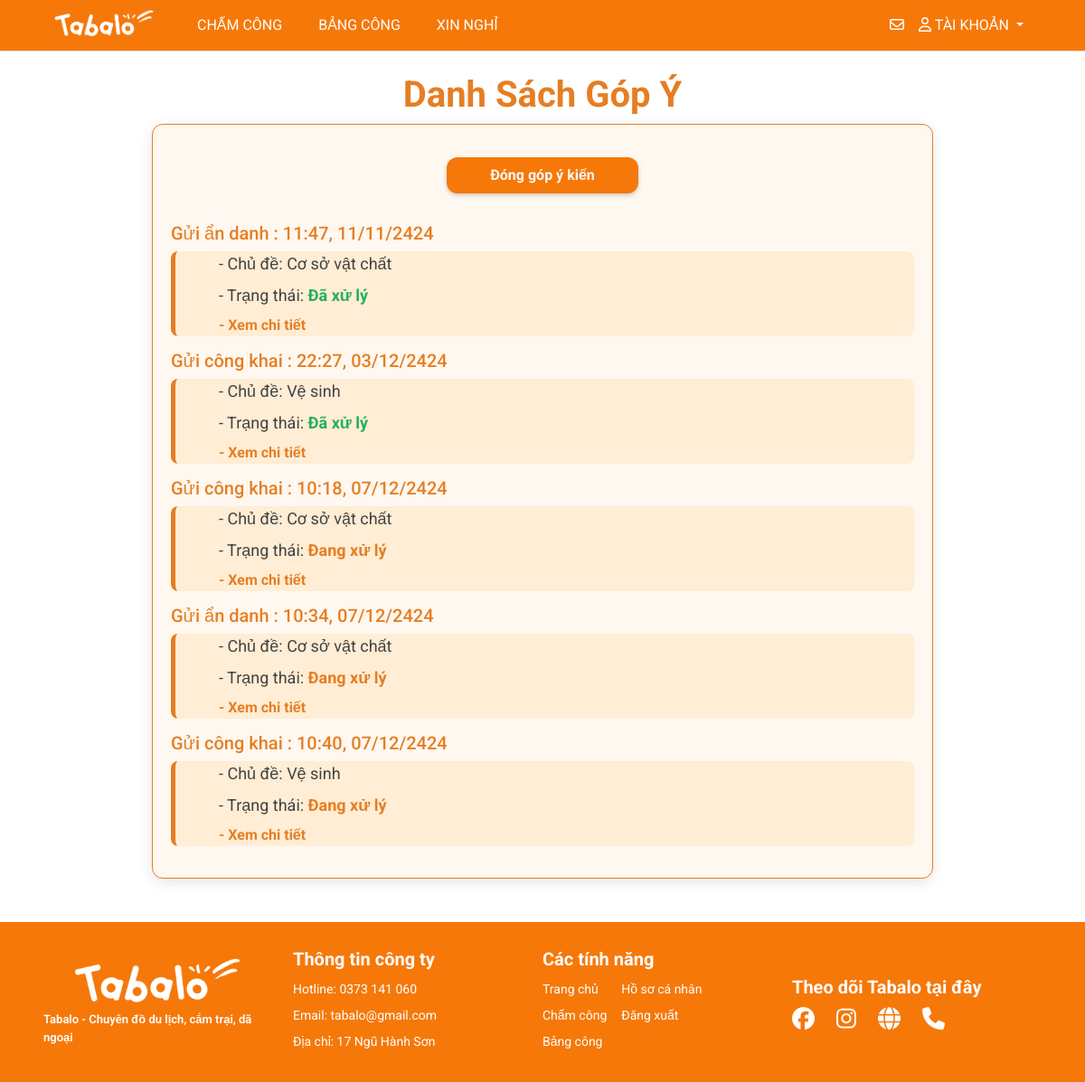
/letters/ (signed in), run on the app's committed database.
### myapp/models.py (models this page shows, shortened)
class Letter(models.Model):
    user = models.ForeignKey(User, on_delete=models.CASCADE)
    is_anonymous = models.BooleanField(default=False)
    topic = models.ForeignKey(TopicLetter, on_delete=models.CASCADE)
    content = models.TextField()
    status = models.CharField(max_length=30, choices=[('Đang xử lý', 'Đang xử lý'),('Đã xử lý', 'Đã xử lý')], default='Đang xử lý')
    created_at = models.DateTimeField(auto_now_add=True)

class TopicLetter(models.Model):
  name = models.CharField(max_length=50)
  def __str__(self):
      return self.name

### myapp/views.py (the view, shortened to what this page needs)
# urls.py: path('letters/', views.letters, name='letters'),
def letters(request):
    if request.user.is_authenticated:
        title = 'Hòm thư ý kiến'
        my_letters = Letter.objects.filter(user=request.user)
        form = LetterForm(request.POST or None)
        context = {'title': title, 'form': form, 'my_letters': my_letters}
        return render(request, 'pages/letters.html', context)
    else:
        return redirect('login')

### management/context_processors.py (called while the page is built)
def pending_dayoff(request):
  count_pending = DayOffRequest.objects.filter(status='pending').count()
  return {'count_pending': count_pending}

### templates/pages/letters.html (shortened to what this page needs)
{% extends '../layouts/base.html' %}
{% block main %}
<br>
<h1 style="text-align: center; font-size: 2.5rem; font-weight: bold; color: #E67E22;">Danh Sách Góp Ý</h1>
<div class="container" style="display: flex; justify-content: center;">
  <div style="width: 80%; background-color: #FFF8F0; border: 1px solid #E67E22; border-radius: 12px; padding: 20px; box-shadow: 0 4px 15px rgba(0, 0, 0, 0.1);">
    <center>
      <button id="open-form" class="btn btn-info bg-btn btn-letter mt-3 text-light pe-5 ps-5 pt-2 pb-2"
              style="background-color: #E67E22; border: none; border-radius: 8px; font-weight: bold; box-shadow: 0 2px 5px rgba(0, 0, 0, 0.2);">
        Đóng góp ý kiến
      </button>
    </center>
    <br>
    <div>
      {% if my_letters %}
        {% for lt in my_letters %}
          <h5 class="mt-2" style="font-size: 20px; color: #E67E22;">
            {% if lt.is_anonymous %} Gửi ẩn danh {% else %} Gửi công khai {% endif %}: {{ lt.created_at|date:"H:i, d/m/yy" }}
          </h5>
          <div class="px-5" style="border-left: 5px solid #E67E22; padding-left: 15px; background-color: #FFEDD5; border-radius: 8px; margin-bottom: 15px;">
            <div style="font-size: 18px; color: #424242;" class="pb-2">- Chủ đề: {{ lt.topic.name }}</div>
            <div style="font-size: 18px; color: #424242;" class="pb-2">- Trạng thái:
              <span style="color: {% if lt.status == 'Đang xử lý' %}#E67E22{% else %}#27AE60{% endif %}; font-weight: 700;">
                {{ lt.status }}
              </span>
            </div>
            <a href="/letters/{{ lt.id }}/" style="text-decoration: none; color: #E67E22; font-weight: bold;">- Xem chi tiết</a>
          </div>
        {% endfor %}
      {% else %}
          <h5 style="font-size: 20px; color: #424242;">Bạn chưa đóng góp ý kiến</h5>
      {% endif %}
    </div>
  </div>
</div>
<br><br>
{% load static %}
{% endblock %}

### static/styles/style.css (style rules this page uses)
.bg-btn { background-color: #F67809 !important; --bs-btn-border-color: #F67809 !important; border-radius: 12px !important; --bs-btn-hover-border-color: none !important; --bs-btn-active-bg: none !important; --bs-btn-active-border-color: none !important; }

### templates/pages/letters.html (style rules this page uses)
.container div { transition: transform 0.2s ease-in-out, box-shadow 0.2s ease-in-out; }
.px-5 { border-left: 4px solid #E67E22; background-color: #FFE8D5; }

### data on the page
Letter: is_anonymous "Gửi ẩn danh", created_at "11:47, 11/11/2424", topic.name "Cơ sở vật chất", status "Đã xử lý"
Letter: is_anonymous "Gửi công khai", created_at "22:27, 03/12/2424", topic.name "Vệ sinh", status "Đã xử lý"
Letter: is_anonymous "Gửi công khai", created_at "10:18, 07/12/2424", topic.name "Cơ sở vật chất", status "Đang xử lý"
Letter: is_anonymous "Gửi ẩn danh", created_at "10:34, 07/12/2424", topic.name "Cơ sở vật chất", status "Đang xử lý"
Letter: is_anonymous "Gửi công khai", created_at "10:40, 07/12/2424", topic.name "Vệ sinh", status "Đang xử lý"
